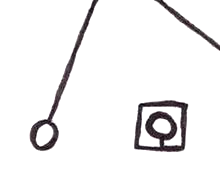
#> input picture line_drawing.bmp, 220 x 183 px
$ python regions.py line_drawing.bmp
#> lines starting #> are read from the running program, lines starting #| are printed output that depends on the picture; after the words box and inside, x2 and y2 are one past the last pixel; in counts of white or black regions, pixels touching at a corner belong together
import os
import cv2
import sys
import numpy as np
import random

MASK_THRESHOLD = 160.0 # Arbitrary value to throw out masks of non-cell areas
MASKING_USE_BORDER = False

input = sys.argv[1]
try:
  os.path.isfile(input)
except FileNotFoundError:
  print("File DNE")

os.makedirs("target", exist_ok=True)

# Load as grayscale
image = cv2.imread(input, cv2.IMREAD_GRAYSCALE)
#> image: shape (183, 220); min 1, max 255, mean 240.7

# Threshold to get a binary image
_, binary_image = cv2.threshold(image, 128, 255, cv2.THRESH_BINARY_INV)
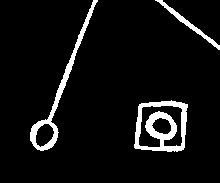
#> binary_image: shape (183, 220); 6.6% white; 3 white regions, box (x1, y1, x2, y2) and area: (134, 100, 188, 152) 1315, (30, 0, 98, 151) 996, (155, 0, 220, 50) 343

# Wrap image in 1px white border for detecting enclosures at the edge
bordered_image = cv2.copyMakeBorder(binary_image[1:-1, 1:-1], 1, 1, 1, 1, cv2.BORDER_CONSTANT, value=255)
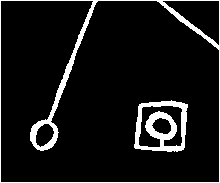
#> bordered_image: shape (183, 220); 8.5% white; 2 white regions

processed_image = bordered_image if MASKING_USE_BORDER else binary_image

# Find contours in the binary image
contours, _ = cv2.findContours(processed_image, cv2.RETR_TREE, cv2.CHAIN_APPROX_NONE)
#> contours = 6 contours; box (x1, y1, x2, y2) and area: (134, 100, 188, 152) 2324, (30, 0, 98, 151) 1122, (138, 105, 183, 148) 1004, (35, 123, 55, 148) 316, (155, 0, 220, 50) 275, (151, 117, 172, 135) 244

# Create a mask for each contour
masks = []
for i, contour in enumerate(contours):
    # Create a blank mask
    mask = np.zeros_like(binary_image)
    cv2.drawContours(mask, [contour], -1, 255, -1)  # Fill the contour
    # print(f"{i} | image: {cv2.mean(image, mask=mask)[0]}, mask: {cv2.mean(src=mask)[0]}")
    if MASK_THRESHOLD < cv2.mean(image, mask=mask)[0] and cv2.mean(src=mask)[0] < 255:
      cv2.imwrite(f'target/mask_{i:>03}.png', mask)
      masks.append(mask)
#> this loop made 6 passes
#> pass 2, `cv2.imwrite(f'target/mask_{i:>03}.png', mask)`:
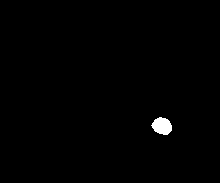
#> saved as mask_001.png: shape (183, 220); 0.67% white; 1 white region, box (x1, y1, x2, y2) and area: (151, 117, 172, 135) 271
#> after the loop:
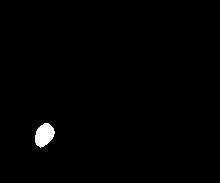
#> mask: shape (183, 220); 0.86% white; 1 white region, box (x1, y1, x2, y2) and area: (35, 123, 55, 148) 346
#> after the loop, masks = 3 items

# Visualize contours with unique colors
combined_mask = np.zeros_like(binary_image)
for i, mask in enumerate(masks):
  combined_mask[mask > 0] = random.randint(40, 210)  # Assign a grayscale value
#> this loop made 3 passes
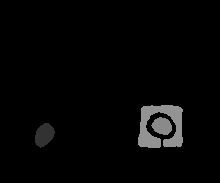
#> combined_mask: shape (183, 220); min 0, max 147, mean 5.5

a = cv2.cvtColor(combined_mask, cv2.COLOR_GRAY2BGR)
alpha = np.sum(a, axis=-1) > 0
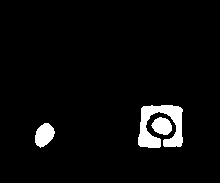
#> alpha: shape (183, 220) bool; 4.3% white; 3 white regions, box (x1, y1, x2, y2) and area: (138, 105, 183, 148) 1128, (35, 123, 55, 148) 346, (151, 117, 172, 135) 271
alpha = np.uint8(alpha * 255)
res = np.dstack((a, alpha))

cv2.imwrite('target/combined.png', res)
